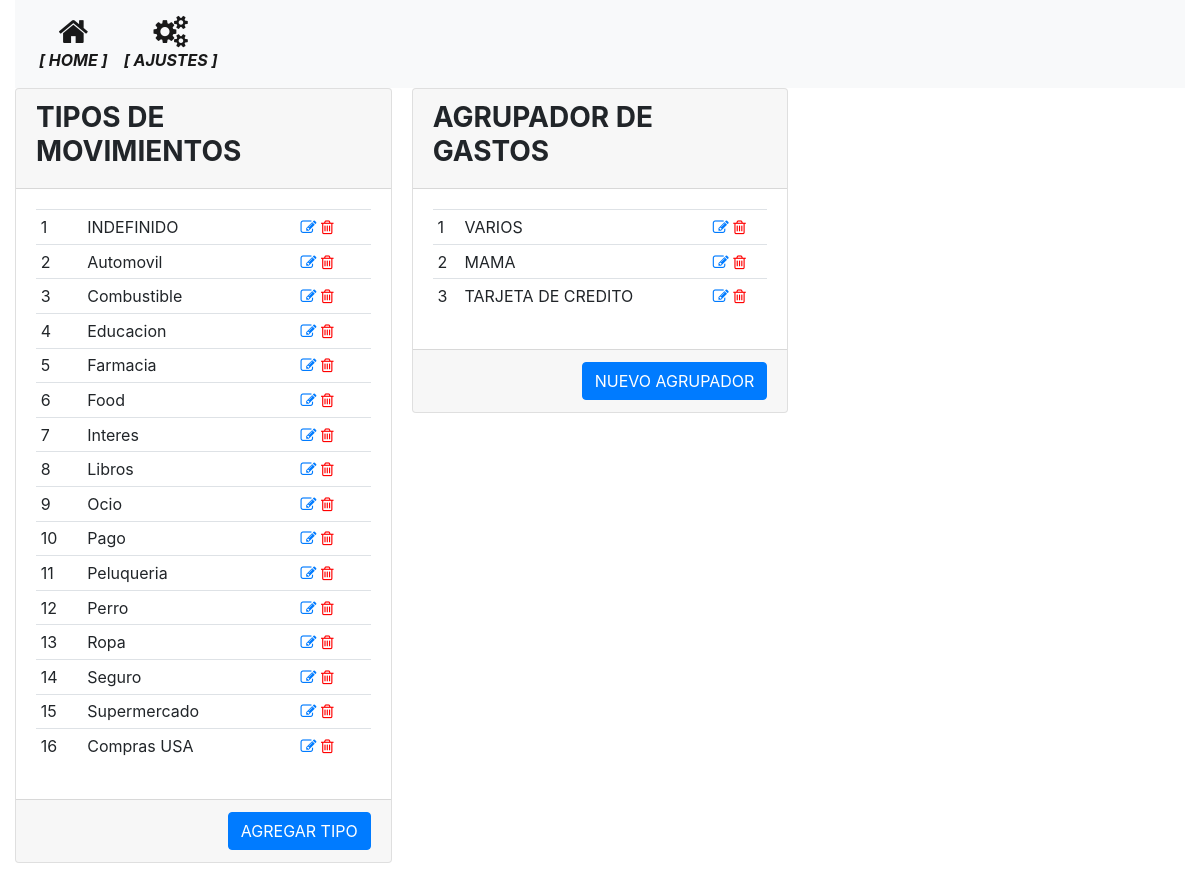
The page /parametrico on the database as committed earlier.
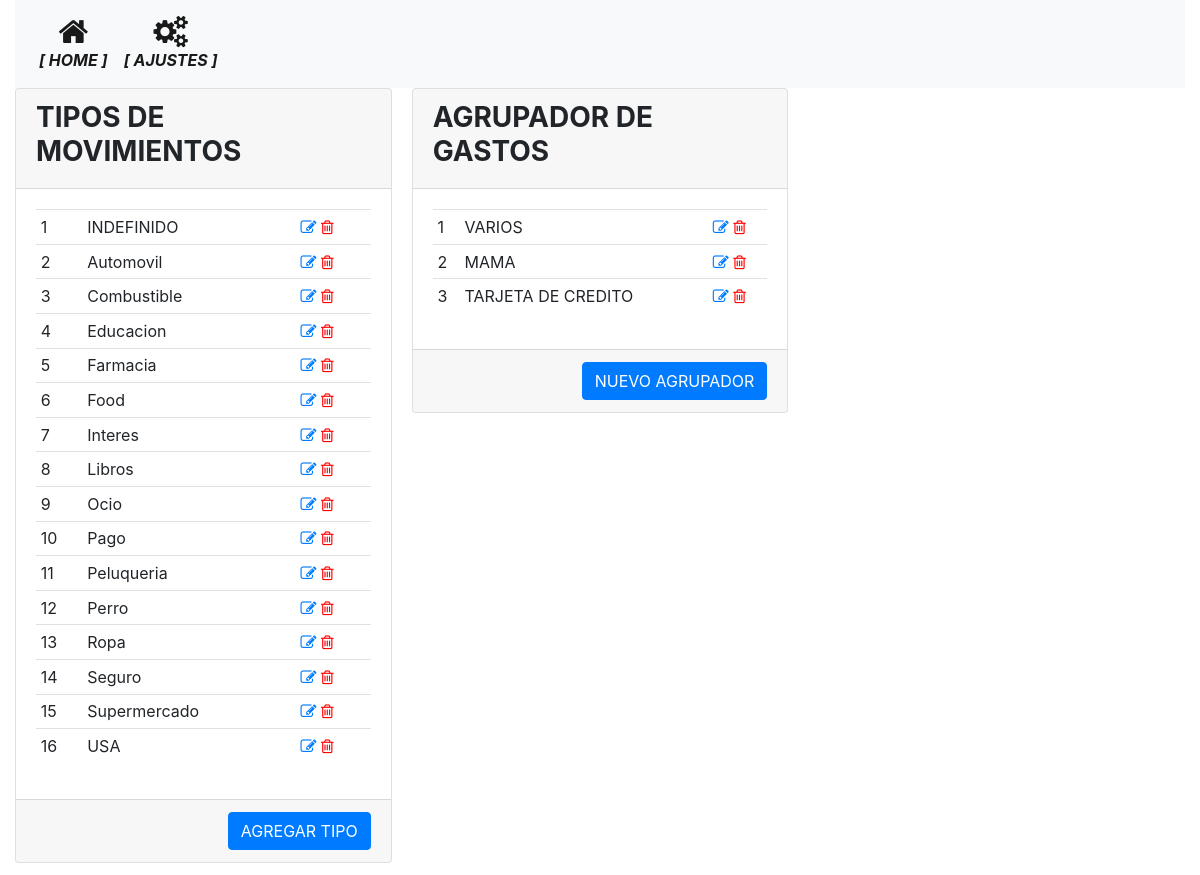
The same page on the database as committed later.
### models.py (models this page shows, shortened)
class TiposMovimiento(db.Model):
    __tablename__='tipos_movimiento'
    id = db.Column(db.Integer, primary_key=True)
    tipo = db.Column(db.String(100), nullable=False)

### routes.py (the view)
@app.route('/parametrico', methods=['GET', 'POST'])
def parametrico():
    tipos_movimiento = TiposMovimiento.query.all()
    agrupador_gastos = AgrupadorGastos.query.all()
    return render_template('parametrico.html', tipos_movimiento=tipos_movimiento, agrupador_gastos=agrupador_gastos)

### templates/parametrico.html
{% extends "base.html" %}
{% block main %}
<div class="card-columns">
    <div class="card">
        <div class="card-header">
            <h3><strong>TIPOS DE MOVIMIENTOS</strong></h3>
        </div>
        <div class="card-body">
            <div>
                <table class="table table-sm">
                    {% for tipo in tipos_movimiento %}
                    <tr>
                        <td>{{ tipo.id }}</td>
                        <td>{{ tipo.tipo }}</td>
                        <td class="align-self-end">
                            <a href="{{ url_for('modificar_parametrico', parametrico_id=tipo.id, origen='TIPOS') }}"><i class="fa fa-pencil-square-o"></i></a>
                            <a href="{{ url_for('borrar_parametrico', parametrico_id=tipo.id, origen='TIPOS') }}" style="color:red"><i class="fa fa-trash-o"></i></a>
                        </td>
                    </tr>
                    {% endfor %}
                </table>
            </div>
        </div>
        <div class="card-footer text-muted text-right">
            <a href="{{ url_for('nueva_recarga') }}" class="btn btn-primary">AGREGAR TIPO</a>
        </div>
    </div>
    <div class="card">
        <div class="card-header">
            <h3><strong>AGRUPADOR DE GASTOS</strong></h3>
        </div>
        <div class="card-body">
            <div>
                <table class="table table-sm">
                    {% for agrupador in agrupador_gastos %}
                    <tr>
                        <td>{{ agrupador.id }}</td>
                        <td>{{ agrupador.agrupador }}</td>
                        <td class="align-self-end">
                            <a href="{{ url_for('modificar_parametrico', parametrico_id=agrupador.id, origen='AGRUPADORES') }}"><i class="fa fa-pencil-square-o"></i></a>
                            <a href="{{ url_for('borrar_parametrico', parametrico_id=agrupador.id, origen='AGRUPADORES') }}" style="color:red"><i class="fa fa-trash-o"></i></a>
                        </td>
                    </tr>
                    {% endfor %}
                </table>
            </div>
        </div>
        <div class="card-footer text-muted text-right">
            <a href="{{ url_for('nuevo_parametrico', origen='AGRUPADORES') }}" class="btn btn-primary">NUEVO AGRUPADOR</a>
        </div>
    </div>
</div>
{% endblock %}

Rows that differ between the two databases and show on the page:
changed TiposMovimiento id 16: tipo "Compras USA" → "USA"
